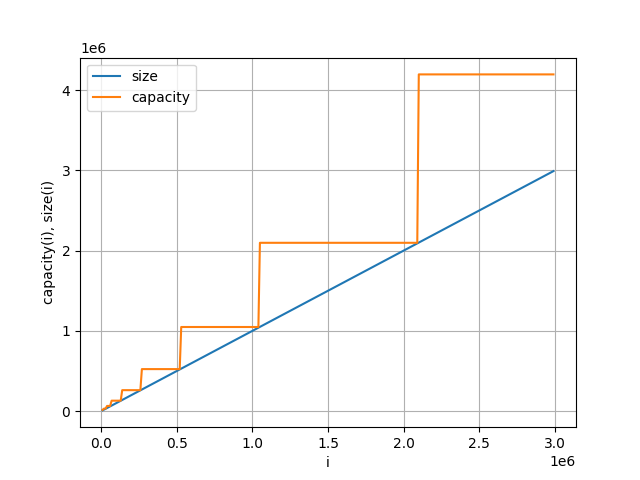

This figure's Python source:
from matplotlib import pyplot as plt
import pandas as pd
import numpy as np

data = np.array(pd.read_csv("inf_cont/t0/0.csv"))

plt.plot(data[:, 0], data[:, 1], label="size")
plt.plot(data[:, 0], data[:, 2], label='capacity')

plt.grid()

plt.legend()

plt.xlabel('i')
plt.ylabel('capacity(i), size(i)')

plt.savefig('inf_cont/t0/0.png')

plt.show()
